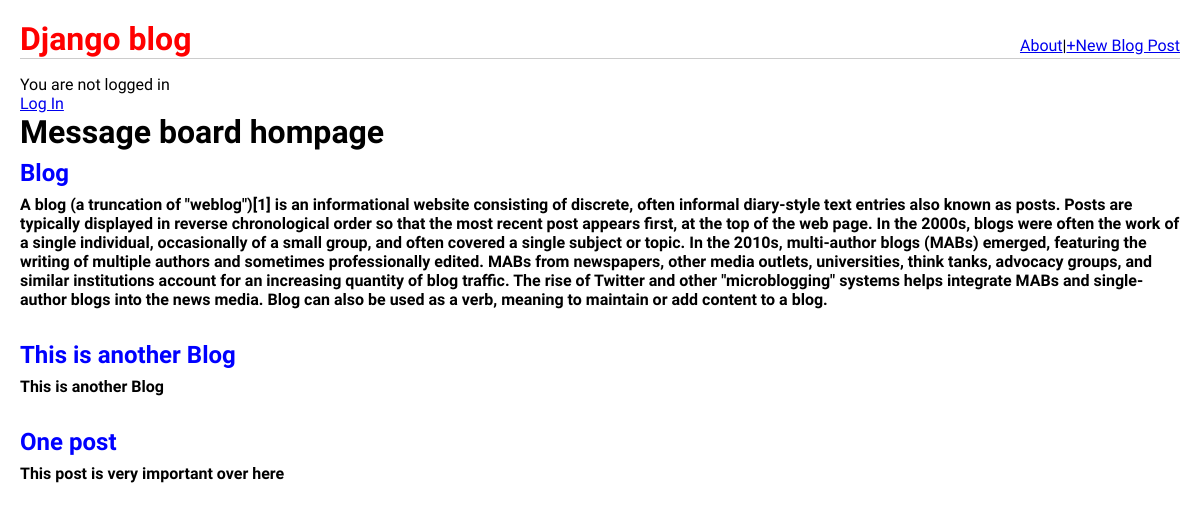
The page / on the database its author committed.
### pages/models.py (models this page shows, shortened)
class Post(models.Model):
    title=models.CharField(max_length=200)
    author=models.ForeignKey('auth.User',on_delete=models.
                             CASCADE,default=1)
    body=models.TextField()

### pages/views.py (the view)
# urls.py: path('',HomePageView.as_view(),name='home'),
class HomePageView(ListView):
    model=Post
    template_name='home.html'
    context_object_name='all_posts_list'

### templates/home.html
{% extends 'base.html' %}
{% block content %}
<h1>Message board hompage</h1>
    {% for post in all_posts_list %}
    <div class="post-entry">
        <h2><a href="{% url 'post_detail' post.pk %}">{{ post.title }}</a></h2>
        <p>{{ post.body }}</p>
    </div>
    {% endfor %}
{% endblock content %}

### static/css/styles.css (style rules this page uses)
* { margin: 0; padding: 0; box-sizing: border-box; }
body { font-family: 'Source Sans Pro', sans-serif; font-size: 16px; }
.post-entry { margin-bottom: 2rem; }
.post-entry h2 { margin: 0.5rem 0; }
.post-entry h2 a, .post-entry h2 a:visited { color: blue; text-decoration: none; }
.post-entry p { margin: 0; font-weight: 600; }

### rows shown on the page
Post: title "Blog", body "A blog (a truncation of \"weblog\")[1] is an informational website consisting of discrete, often informal diary-style text entries also known as posts. Posts are typically displayed in reverse chronological order so that the most recent post appears first, at the top of the web page. In the 2000s, blogs were often the work of a single individual, occasionally of a small group, and often covered a single subject or topic. In the 2010s, multi-author blogs (MABs) emerged, featuring the writing of multiple authors and sometimes professionally edited. MABs from newspapers, other media outlets, universities, think tanks, advocacy groups, and similar institutions account for an increasing quantity…"
Post: title "This is another Blog", body "This is another Blog"
Post: title "One post", body "This post is very important over here"
